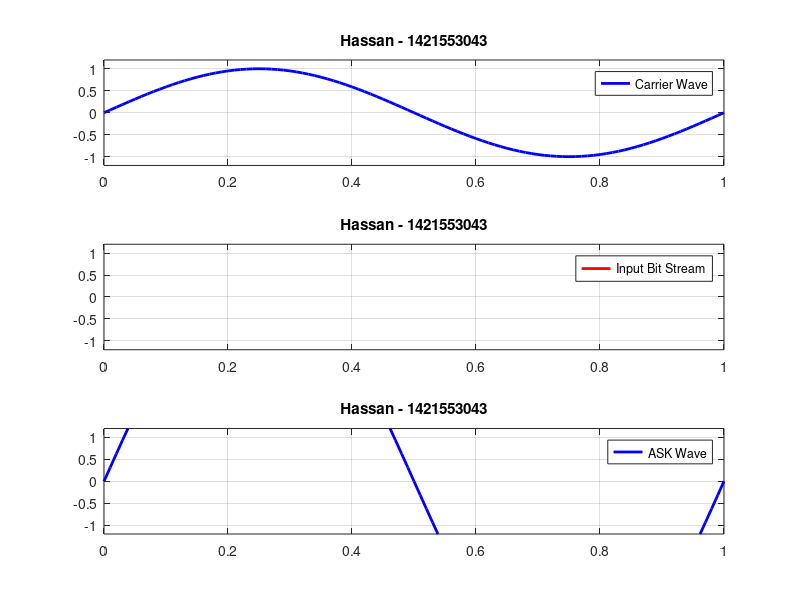

MATLAB code to generate this figure:
clc; clear all;  
%Code for ASK
b = input('enter desired message signal bit steam using 3rd bracket: ');    
n = length(b); 
fc=1
mt = []; 
for i = 0: 1: n-1;    
    mt( (i*100)+1: 1: ((i+1)*100)+1 ) = b(i+1);
end
t = 0:0.01:n;           
ct = sin(2*pi*fc*t);       
ask = mt.*ct;            
subplot(3,1,1);
plot(t,ct, 'b', 'linewidth',2); 
grid on; 
legend('Carrier Wave'); 
title('Hassan - 1421553043')
ylim([-1.2 1.2]);  
subplot(3,1,2); 
plot(t,mt, 'r', 'linewidth',2);
grid on; 
title('Hassan - 1421553043')
legend('Input Bit Stream'); 
ylim([-1.2 1.2]);  
subplot(3,1,3);
plot(t,ask, 'b', 'linewidth',2); 
grid on; 
title('Hassan - 1421553043')
legend('ASK Wave'); 
ylim([-1.2 1.2]);